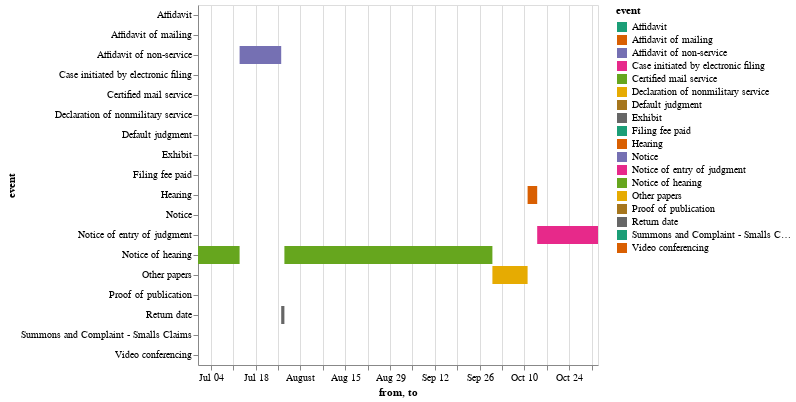

Here is the notebook cell this chart was saved with:
### Code cell
alt.renderers.enable('default')
#alt.renderers.enable('jupyterlab')

chart = alt.Chart(data).mark_bar().encode(
    x='from',
    x2='to',
    y='event',
    color=alt.Color('event', scale=alt.Scale(scheme='dark2'))
)

chart

### Figure 1 — Vega-Lite specification as saved in the notebook (floating-point values rounded to 4 significant figures)
{"config": {"view": {"continuousWidth": 400, "continuousHeight": 300}}, "data": {"name": "data-4a6c3e62334e3d8091d188d43ac96c68"}, "mark": "bar", "encoding": {"color": {"type": "nominal", "field": "event", "scale": {"scheme": "dark2"}}, "x": {"type": "temporal", "field": "from"}, "x2": {"field": "to"}, "y": {"type": "nominal", "field": "event"}}, "$schema": "https://vega.github.io/schema/vega-lite/v4.8.1.json", "datasets": {"data-4a6c3e62334e3d8091d188d43ac96c68": [{"from": "2021-06-30T00:00:00", "to": "2021-06-30T00:00:00", "event": "Summons and Complaint - Smalls Claims"}, {"from": "2021-06-30T00:00:00", "to": "2021-06-30T00:00:00", "event": "Case initiated by electronic filing"}, {"from": "2021-06-30T00:00:00", "to": "2021-06-30T00:00:00", "event": "Filing fee paid"}, {"from": "2021-06-30T00:00:00", "to": "2021-06-30T00:00:00", "event": "Affidavit"}, {"from": "2021-06-30T00:00:00", "to": "2021-06-30T00:00:00", "event": "Notice"}, {"from": "2021-06-30T00:00:00", "to": "2021-06-30T00:00:00", "event": "Declaration of nonmilitary service"}, {"from": "2021-06-30T00:00:00", "to": "2021-06-30T00:00:00", "event": "Other papers"}, {"from": "2021-06-30T00:00:00", "to": "2021-06-30T00:00:00", "event": "Certified mail service"}, {"from": "2021-06-30T00:00:00", "to": "2021-07-13T00:00:00", "event": "Notice of hearing"}, {"from": "2021-07-13T00:00:00", "to": "2021-07-26T00:00:00", "event": "Affidavit of non-service"}, {"from": "2021-07-26T00:00:00", "to": "2021-07-26T00:00:00", "event": "Certified mail service"}, {"from": "2021-07-26T00:00:00", "to": "2021-07-26T00:00:00", "event": "Affidavit of mailing"}, {"from": "2021-07-26T00:00:00", "to": "2021-07-27T00:00:00", "event": "Return date"}, {"from": "2021-07-27T00:00:00", "to": "2021-07-27T00:00:00", "event": "Video conferencing"}, {"from": "2021-07-27T00:00:00", "to": "2021-09-30T00:00:00", "event": "Notice of hearing"}, {"from": "2021-09-30T00:00:00", "to": "2021-10-11T00:00:00", "event": "Other papers"}, {"from": "2021-10-11T00:00:00", "to": "2021-10-11T00:00:00", "event": "Exhibit"}, {"from": "2021-10-11T00:00:00", "to": "2021-10-11T00:00:00", "event": "Affidavit of mailing"}, {"from": "2021-10-11T00:00:00", "to": "2021-10-11T00:00:00", "event": "Other papers"}, {"from": "2021-10-11T00:00:00", "to": "2021-10-11T00:00:00", "event": "Proof of publication"}, {"from": "2021-10-11T00:00:00", "to": "2021-10-11T00:00:00", "event": "Exhibit"}, {"from": "2021-10-11T00:00:00", "to": "2021-10-11T00:00:00", "event": "Notice of hearing"}, {"from": "2021-10-11T00:00:00", "to": "2021-10-14T00:00:00", "event": "Hearing"}, {"from": "2021-10-14T00:00:00", "to": "2021-10-14T00:00:00", "event": "Video conferencing"}, {"from": "2021-10-14T00:00:00", "to": "2021-10-14T00:00:00", "event": "Default judgment"}, {"from": "2021-10-14T00:00:00", "to": "2021-11-02T00:00:00", "event": "Notice of entry of judgment"}]}}
